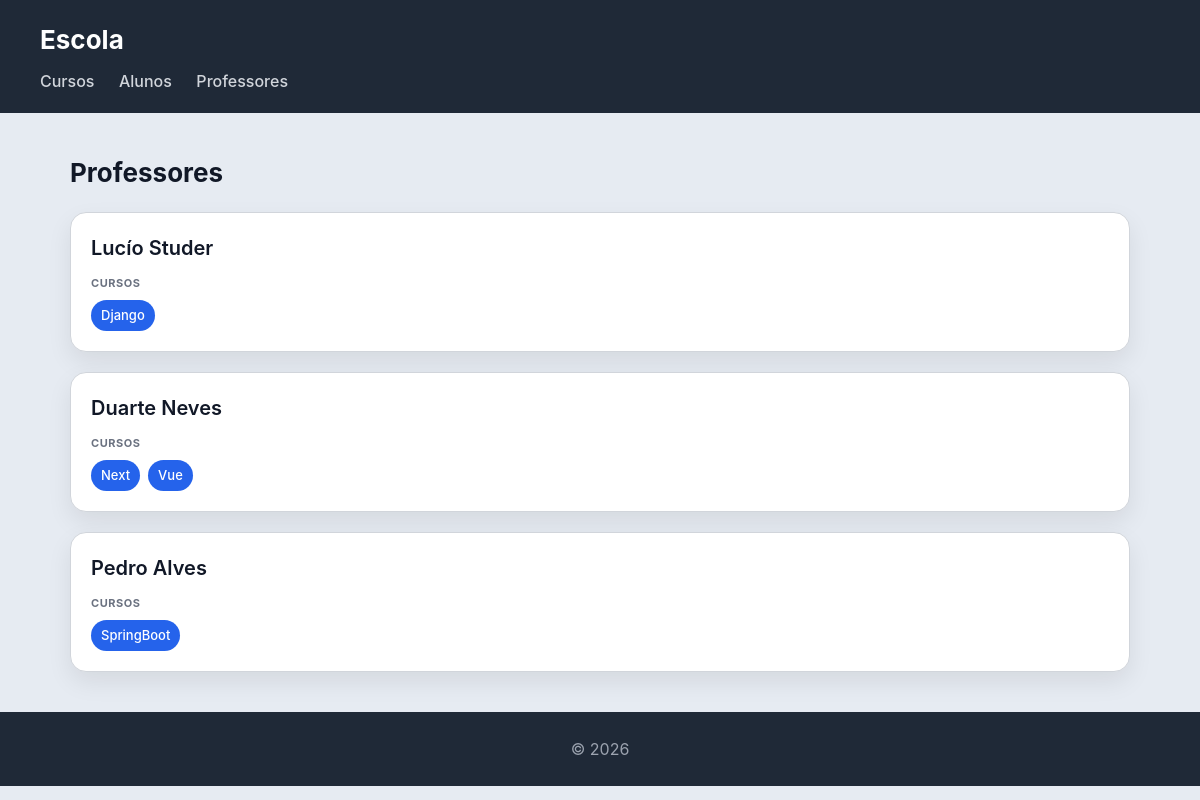
/escola/professores/, run on the app's committed database.
### escola/models.py (models this page shows, shortened)
class Professor(models.Model):
    nome = models.CharField(max_length=100)
    email = models.EmailField()

class Curso(models.Model):
    nome = models.CharField(max_length=100)
    imagem = models.FileField(upload_to='cursos_escola/')
    professor = models.ForeignKey(Professor, on_delete=models.CASCADE, related_name='cursos')
    alunos = models.ManyToManyField(Aluno, related_name='cursos')

### escola/views.py (the view)
# urls.py: path('professores/',views.professores_view, name="professores"),
def professores_view(request):
    professores=Professor.objects.all()
    return render(request, 'escola/professors.html',{'professores':professores})

### escola/templates/escola/professors.html
{% extends "escola/base.html" %}
{% block content %}
<h2>Professores</h2>
<section>
    {% for professor in professores %}
    <article>
        <header>
            <h3>{{ professor.nome }}</h3>
        </header>
        <section>
            <h4>Cursos</h4>
            <ul>
                {% for curso in professor.cursos.all %}
                    <li>{{ curso.nome }}</li>
                {% empty %}
                    <li>Sem cursos inscritos</li>
                {% endfor %}
            </ul>
        </section>
    </article>
    {% endfor %}
</section>
{% endblock %}

### escola/static/escola/styles.css (style rules this page uses)
* { box-sizing: border-box; margin: 0; padding: 0; }
body { font-family: "Inter", "Segoe UI", system-ui, -apple-system, sans-serif; background: #e6ebf2; color: #111827; line-height: 1.5; }
h2 { margin-bottom: 20px; font-size: 26px; }
section > article { background: white; padding: 20px; border-radius: 16px; border: 1px solid #d1d5db; box-shadow: 0 10px 25px rgba(0,0,0,0.08); transition: all 0.25s ease; margin-bottom: 20px; }
article > header { margin-bottom: 12px; }
article > header > h3 { font-size: 20px; font-weight: 600; margin-bottom: 4px; }
article > section { margin-top: 10px; }
article > section > h4 { font-size: 11px; text-transform: uppercase; color: #6b7280; margin-bottom: 8px; letter-spacing: 0.05em; }
article > section > ul { list-style: none; display: flex; flex-wrap: wrap; gap: 8px; }
article > section > ul > li { background: #2563eb; color: white; padding: 6px 10px; border-radius: 999px; font-size: 13px; font-weight: 500; }

### data on the page
Professor: nome "Lucío Studer"
Curso: nome "Django"
Professor: nome "Duarte Neves"
Curso: nome "Next"
Curso: nome "Vue"
Professor: nome "Pedro Alves"
Curso: nome "SpringBoot"
